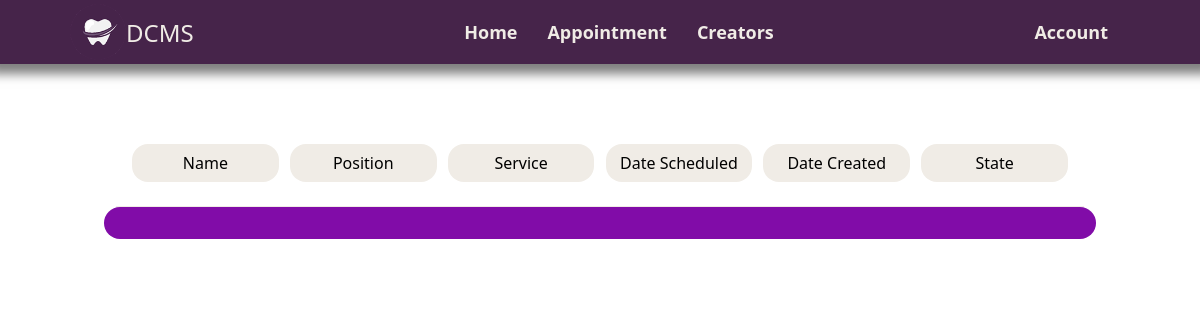
Page /appointments.php on the earlier database version.
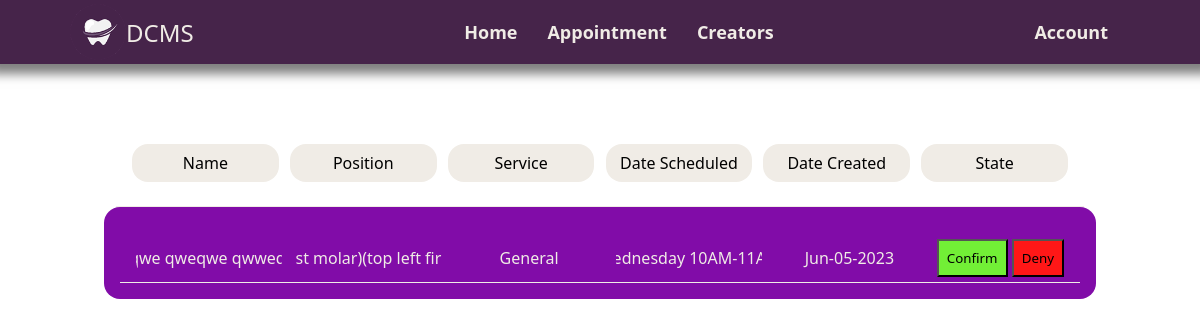
Same page on the later database version.
### tables this page shows
CREATE TABLE `appointments` (
  `id` varchar(255) NOT NULL,
  `name` varchar(255) NOT NULL,
  `position` varchar(255) NOT NULL,
  `service` varchar(255) NOT NULL,
  `dateTime` varchar(255) NOT NULL,
  `date` varchar(255) NOT NULL
);

### appointments.php (the view, shortened to what this page needs)
<!DOCTYPE html>
<html lang="en">
<head>
    <link rel="stylesheet" href="css/nav.css">
    <link rel="stylesheet" href="css/appointments.css">
</head>
<body onload="onStart(); setColors()">
<?php
    include 'nav.php';
?>
    <section>
        <div class="tableHeader">
            <label>Name</label>
            <label>Position</label>
            <label>Service</label>
            <label>Date Scheduled</label>
            <label>Date Created</label>
            <label>State</label>
        </div>
        <div class="table">
            <?php
                $sql = "SELECT * FROM `appointments`";
                $result = mysqli_query($conn, $sql);
                if ($result) {
                    while ($row = mysqli_fetch_assoc($result)) {
                        $name = $row['name'];
                        $position = $row['position'];
                        $service = $row['service'];
                        $dateCreated = $row['dateTime'];
                        $dateEnd = $row['date'];
                        echo '
                        <div class="tableContent">
                            <label>'.$name.'</label>
                            <label>'.$position.'</label>
                            <label>'.$service.'</label>
                            <label>'.$dateCreated.'</label>
                            <label>'.$dateEnd.'</label>
                            <div>
                                <button type="submit" class="buttons" id="confirmBtn">Confirm</button>
                                <button type="submit" class="buttons" id="denyBtn">Deny</button>
                            </div>
                        </div>
                        ';
                    }
                }
            ?>
    </section>
</body>
</html>

Differences in the rows shown:
added appointments: name "qweqwe qweqwe qw…", position "(top right first molar)(top left…", service "General", dateTime "Wednesday 10AM-1…", date "Jun-05-2023"
